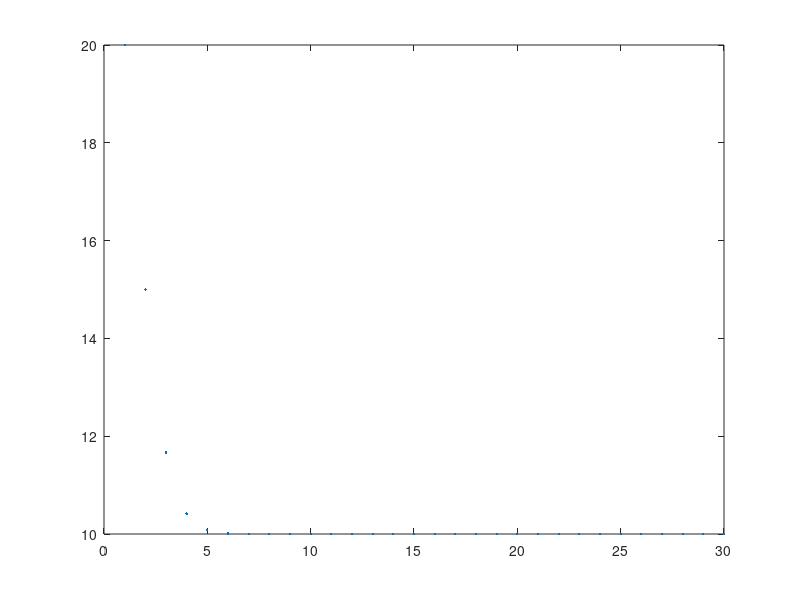

Here is the MATLAB script that generated this plot:
clear
clc

price=[20];
for r = 2:30
    pricetemp=1-(r-1)/(r+factorial(r));
    price=[price,pricetemp*price(r-1)];
end
r=1:30;
figure
box on
grid on
plot(r,price,'.');